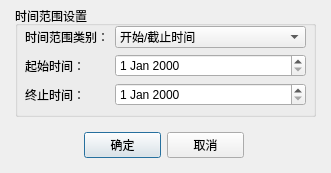
<?xml version="1.0" encoding="UTF-8"?>
<ui version="4.0">
 <class>CDlgMonthQuery</class>
 <widget class="QDialog" name="CDlgMonthQuery">
  <property name="geometry">
   <rect>
    <x>0</x>
    <y>0</y>
    <width>331</width>
    <height>173</height>
   </rect>
  </property>
  <property name="minimumSize">
   <size>
    <width>331</width>
    <height>173</height>
   </size>
  </property>
  <property name="maximumSize">
   <size>
    <width>331</width>
    <height>173</height>
   </size>
  </property>
  <property name="windowTitle">
   <string>月租卡状态查询条件</string>
  </property>
  <widget class="QGroupBox" name="groupBox">
   <property name="geometry">
    <rect>
     <x>15</x>
     <y>6</y>
     <width>301</width>
     <height>111</height>
    </rect>
   </property>
   <property name="title">
    <string>时间范围设置</string>
   </property>
   <widget class="QWidget" name="formLayoutWidget">
    <property name="geometry">
     <rect>
      <x>10</x>
      <y>20</y>
      <width>281</width>
      <height>81</height>
     </rect>
    </property>
    <layout class="QFormLayout" name="formLayout">
     <item row="0" column="0">
      <widget class="QLabel" name="label">
       <property name="text">
        <string>时间范围类别：</string>
       </property>
      </widget>
     </item>
     <item row="0" column="1">
      <widget class="QComboBox" name="cbxType">
       <item>
        <property name="text">
         <string>开始/截止时间</string>
        </property>
       </item>
       <item>
        <property name="text">
         <string>开始时间</string>
        </property>
       </item>
       <item>
        <property name="text">
         <string>截止时间</string>
        </property>
       </item>
      </widget>
     </item>
     <item row="1" column="0">
      <widget class="QLabel" name="label_2">
       <property name="text">
        <string>起始时间：</string>
       </property>
      </widget>
     </item>
     <item row="2" column="0">
      <widget class="QLabel" name="label_3">
       <property name="text">
        <string>终止时间：</string>
       </property>
      </widget>
     </item>
     <item row="1" column="1">
      <widget class="QDateEdit" name="dtStart"/>
     </item>
     <item row="2" column="1">
      <widget class="QDateEdit" name="dtEnd"/>
     </item>
    </layout>
   </widget>
  </widget>
  <widget class="QWidget" name="horizontalLayoutWidget">
   <property name="geometry">
    <rect>
     <x>84</x>
     <y>130</y>
     <width>160</width>
     <height>31</height>
    </rect>
   </property>
   <layout class="QHBoxLayout" name="horizontalLayout">
    <item>
     <widget class="QPushButton" name="btnOK">
      <property name="text">
       <string>确定</string>
      </property>
     </widget>
    </item>
    <item>
     <widget class="QPushButton" name="btnCancel">
      <property name="text">
       <string>取消</string>
      </property>
     </widget>
    </item>
   </layout>
  </widget>
 </widget>
 <resources/>
 <connections/>
</ui>
